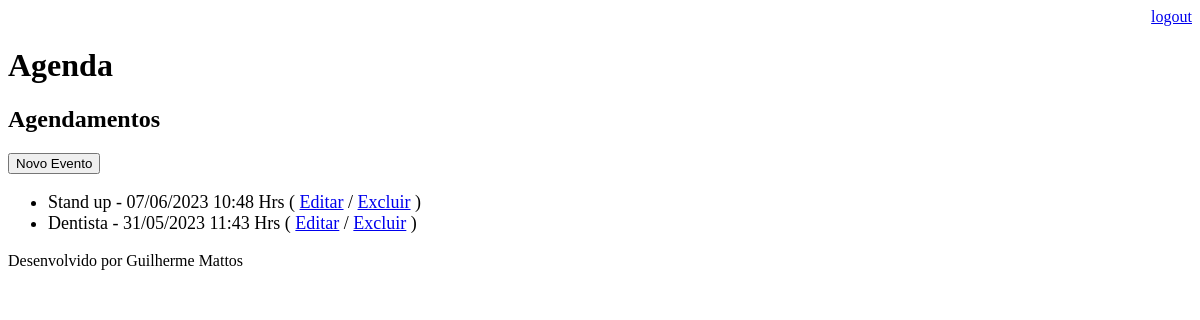
The page /agenda/ (signed in) on the database as committed earlier.
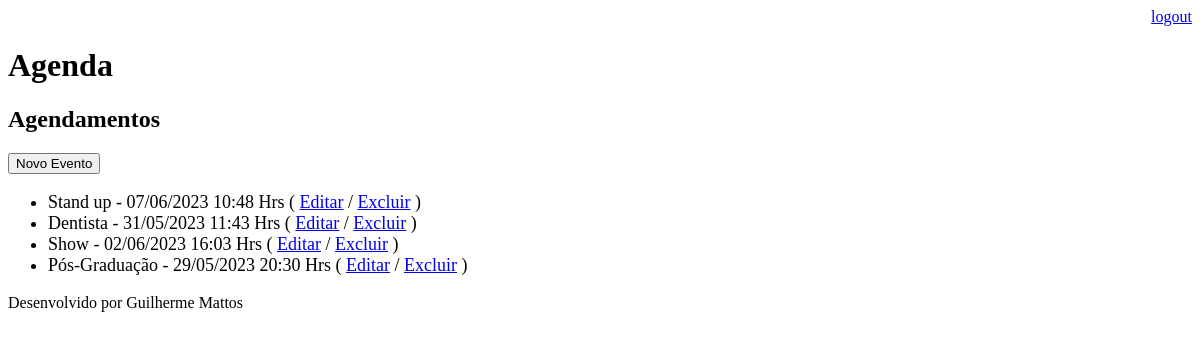
The same page on the database as committed later.
### core/models.py (models this page shows, shortened)
class Evento(models.Model):
    titulo = models.CharField(max_length=100)
    descricao = models.TextField(blank=True, null=True)
    data_evento = models.DateTimeField(verbose_name='Data do evento')
    data_criacao = models.DateTimeField(auto_now=True)
    usuario = models.ForeignKey(User, on_delete=models.CASCADE)
    class Meta:
        db_table = 'evento'
    def get_data_evento(self):
        return self.data_evento.strftime('%d/%m/%Y %H:%M Hrs')
    def get_evento_atrasado(self):
        if self.data_evento < datetime.now():
            return True
        else:
            return False

### core/views.py (the view)
# urls.py: path('agenda/', views.lista_eventos),
@login_required(login_url='/login/')
def lista_eventos(request):
    usuario = request.user
    data_atual = datetime.now() - timedelta(hours=1)
    evento = Evento.objects.filter(usuario=usuario,
                                   data_evento__gt=data_atual)
    dados = {'eventos': evento}
    return render(request, 'agenda.html', dados)

### templates/agenda.html
{% extends "model-page.html" %}
{% block content %}
<h2>Agendamentos</h2>
<a href="evento/">
    <button type="button">Novo Evento</button>
</a>
<ul style="font-size: 18px;">
    {% for evento in eventos %}
    <li>
        <div style={% if evento.get_evento_atrasado %} "color:red" {% endif %}>
            {{ evento.titulo }} - {{ evento.get_data_evento }}
            ( <a href="evento/?id={{ evento.id }}"> Editar</a>
            / <a href="evento/delete/{{ evento.id }}">Excluir</a> )
        </div>
    </li>
    {% endfor %}
</ul>
{% endblock %}

### templates/model-page.html
<!DOCTYPE html>
<html lang="en">
<head>
    {% include "model-header.html" %}
</head>
<body>
    {% block content %} {% endblock %}
    {% include "model-footer.html" %}
</body>
</html>

### templates/model-header.html (shortened to what this page needs)
<div align="right">
    <a href="/logout">logout</a>
</div>
<h1>Agenda</h1>

### templates/model-footer.html
<p>Desenvolvido por Guilherme Mattos</p>

Rows that differ between the two databases and show on the page:
added Evento: titulo "Show", get_data_evento "02/06/2023 16:03 Hrs"
added Evento: titulo "Pós-Graduação", get_data_evento "29/05/2023 20:30 Hrs"
